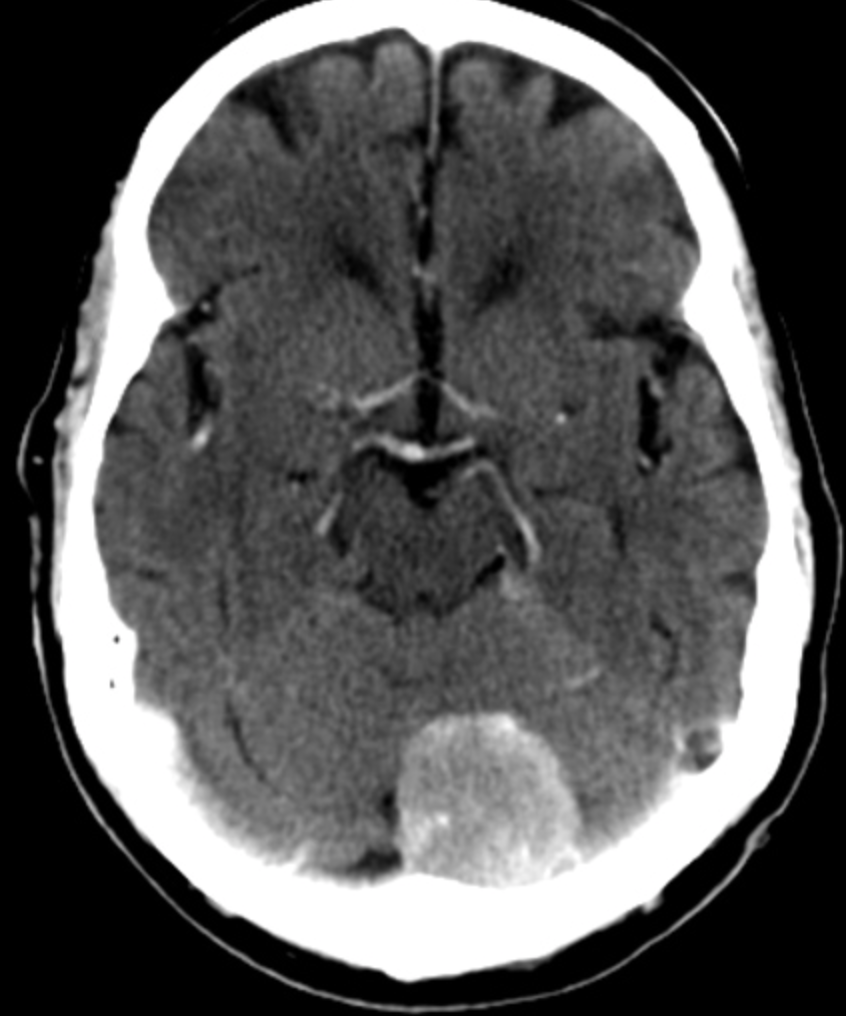
#> input picture edges_v2/images/meningioma-sample1.png, 846 x 1016 px, found by its file name
$ python main.py
#> lines starting #> are read from the running program, lines starting #| are printed output that depends on the picture
import cv2
import numpy as np
import matplotlib.pyplot as plt

# Load the image
image = cv2.imread('meningioma-sample1.png')
#> image is the input picture: shape (1016, 846, 3); mean B, G, R 87.1, 87.1, 87.1


# Convert the image to grayscale
gray_image = cv2.cvtColor(image, cv2.COLOR_BGR2GRAY)


#trying to clean up image
blurred_img = cv2.medianBlur(gray_image, 5)

# Define the Sobel operator for vertical edges
sobel_vertical = np.array([[-1, 0, 1],
                           [-2, 0, 2],
                           [-1, 0, 1]])

# Define the Sobel operator for horizontal edges
sobel_horizontal = np.array([[-1, -2, -1],
                           [0, 0, 0],
                           [1, 2, 1]])

convoluted_image = blurred_img

# Apply the Sobel operator
vertical_edges = cv2.filter2D(convoluted_image, -1, sobel_vertical)
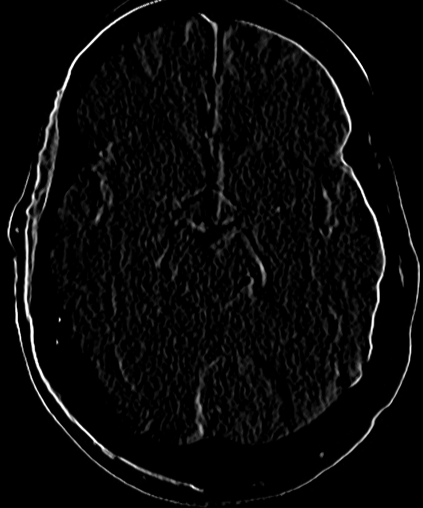
#> vertical_edges: shape (1016, 846) (shown at 1/2 size); min 0, max 255, mean 8.8

horizontal_edges = cv2.filter2D(convoluted_image, -1, sobel_horizontal)
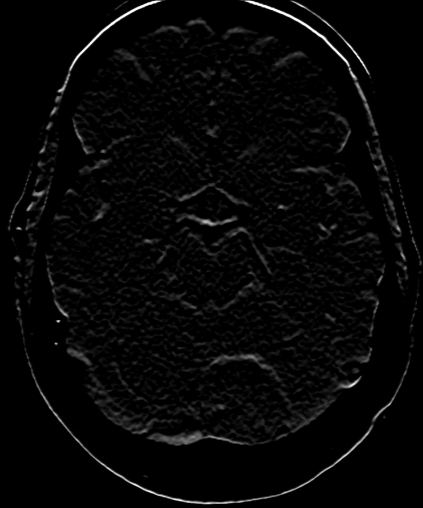
#> horizontal_edges: shape (1016, 846) (shown at 1/2 size); min 0, max 255, mean 6.7


# apply median blur to remove artifacts from edges
vertical_edges = cv2.medianBlur(vertical_edges, 15)
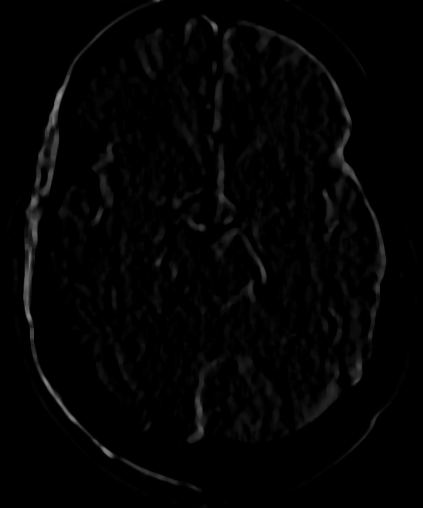
#> vertical_edges: shape (1016, 846) (shown at 1/2 size); min 0, max 144, mean 3.4

horizontal_edges = cv2.medianBlur(horizontal_edges, 15)
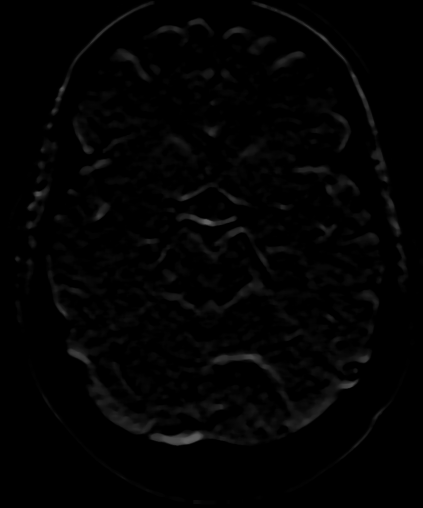
#> horizontal_edges: shape (1016, 846) (shown at 1/2 size); min 0, max 100, mean 2.9

# Combine vertical and horizontal edges
combined_edges = np.sqrt(np.square(vertical_edges) + np.square(horizontal_edges))
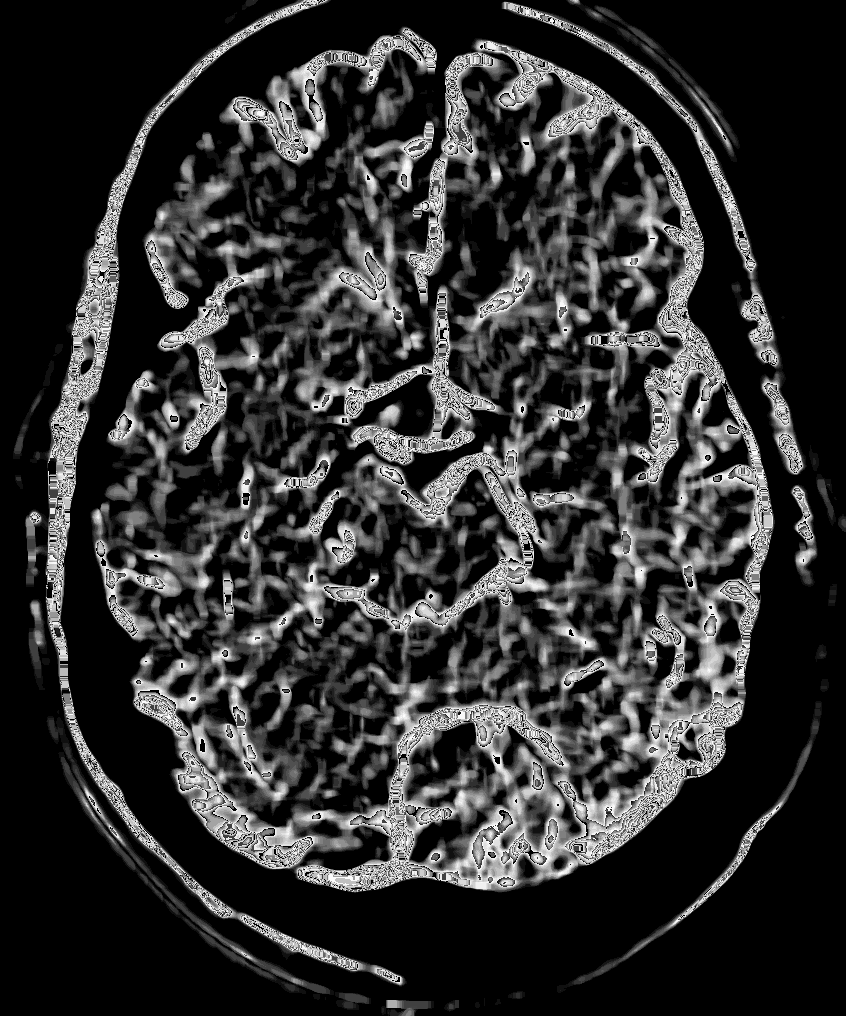
#> combined_edges: shape (1016, 846) float16; min 0, max 15.91, mean 2.99; drawn with min black and max white
combined_edges = np.uint8(combined_edges)

# Display the results
plt.figure(figsize=(18, 6))

# Display the original grayscale image
plt.subplot(1, 4, 1)
plt.title('Original Grayscale Image')
plt.imshow(convoluted_image, cmap='gray')
plt.axis('off')

# Display the vertical edges
plt.subplot(1, 4, 2)
plt.title('Vertical Edges')
plt.imshow(vertical_edges, cmap='gray')
plt.axis('off')

# Display the horizontal edges
plt.subplot(1, 4, 3)
plt.title('Horizontal Edges')
plt.imshow(horizontal_edges, cmap='gray')
plt.axis('off')


# Display the combined edges
plt.subplot(1, 4, 4)
plt.title('Combined Edges')
plt.imshow(combined_edges, cmap='gray')
plt.axis('off')

plt.show()

$ run again, with edges_v2/images/meningioma-sample2.png copied over edges_v2/images/meningioma-sample1.png
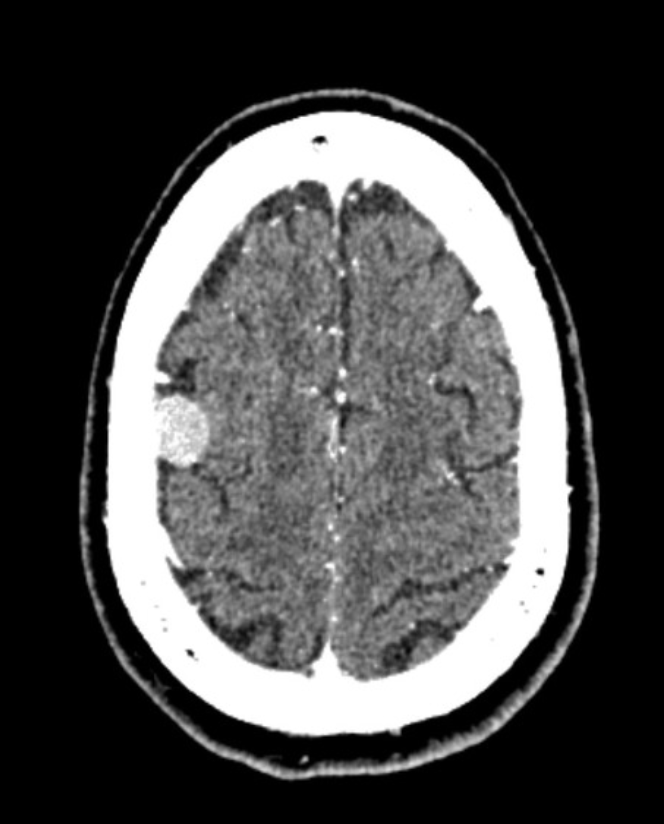
#> input picture edges_v2/images/meningioma-sample2.png, 664 x 824 px, found by its file name
#> image is the input picture: shape (824, 664, 3); min 0, max 255, mean 75.4
#> `horizontal_edges = cv2.medianBlur(horizontal_edges, 15)`:
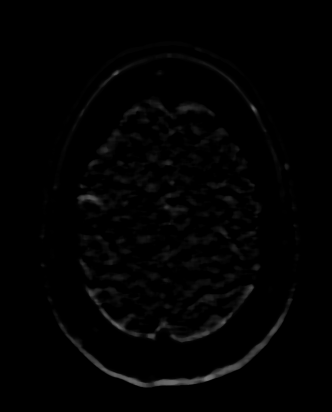
#> horizontal_edges: shape (824, 664) (shown at 1/2 size); min 0, max 125, mean 2.4
#> `combined_edges = np.sqrt(np.square(vertical_edges) + np.square(horizon..`:
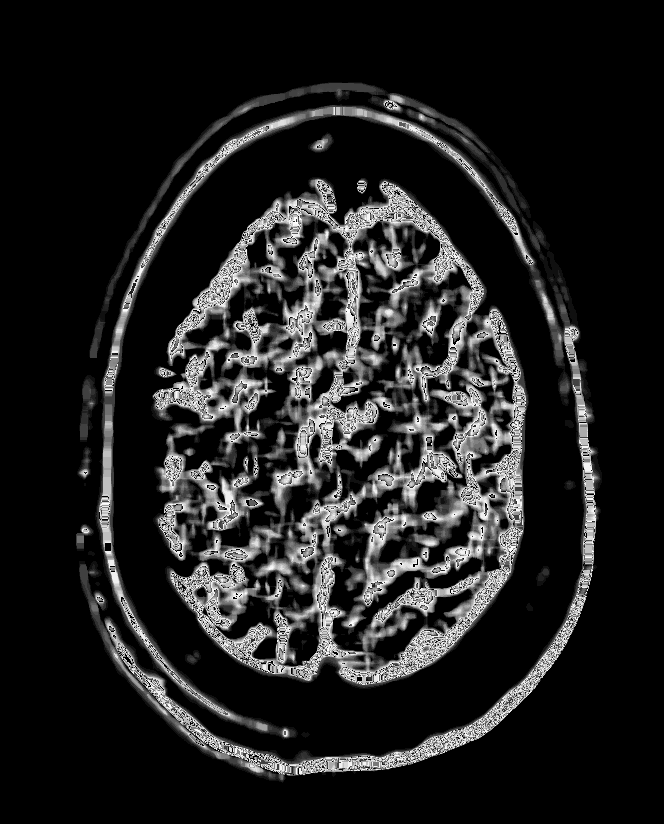
#> combined_edges: shape (824, 664) float16; min 0, max 15.91, mean 2.05; drawn with min black and max white

$ run again, with edges_v2/images/healthy1.png copied over edges_v2/images/meningioma-sample1.png
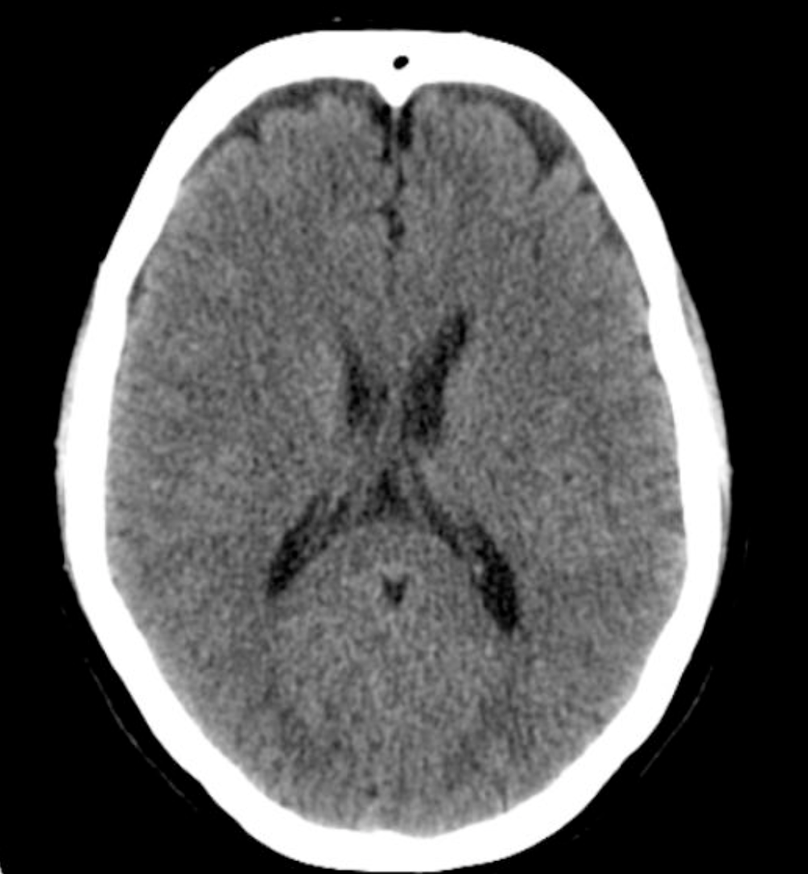
#> input picture edges_v2/images/healthy1.png, 808 x 874 px, shrunk from 1004 x 1086 before the run, found by its file name
#> image is the input picture: shape (874, 808, 3); mean B, G, R 87.3, 87.3, 87.3
#> `horizontal_edges = cv2.medianBlur(horizontal_edges, 15)`:
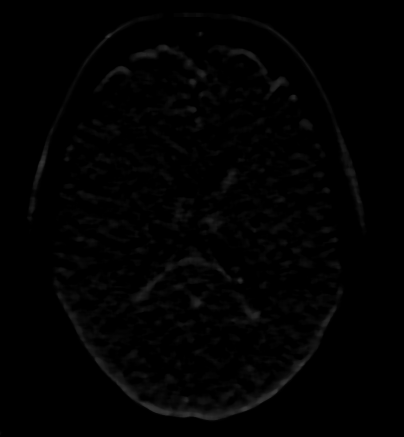
#> horizontal_edges: shape (874, 808) (shown at 1/2 size); min 0, max 59, mean 2.1
#> `combined_edges = np.sqrt(np.square(vertical_edges) + np.square(horizon..`:
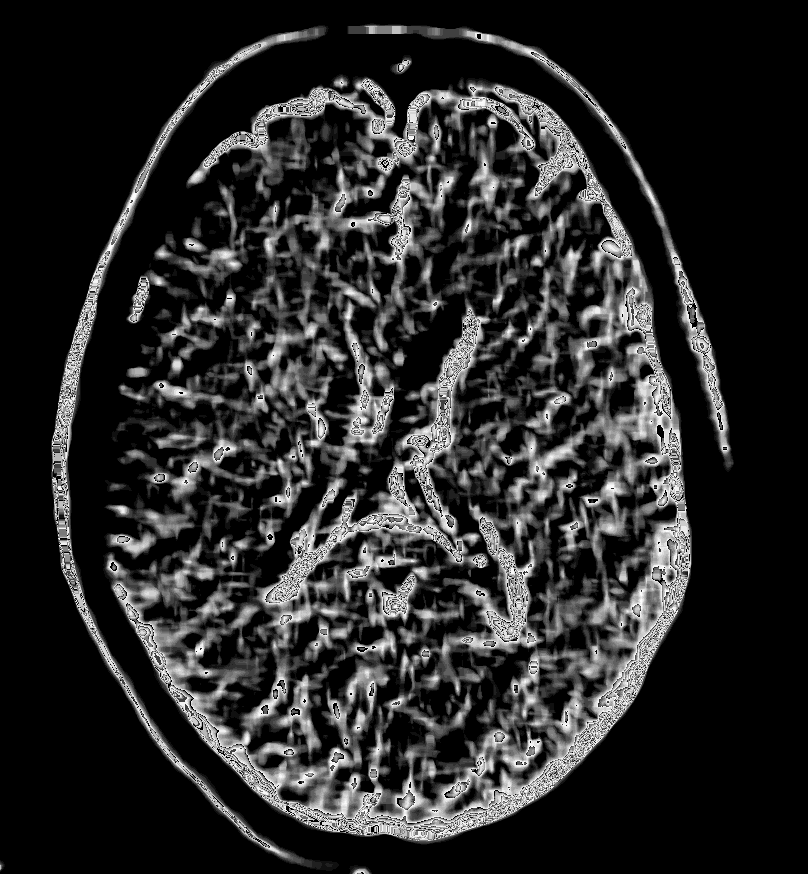
#> combined_edges: shape (874, 808) float16; min 0, max 15.91, mean 2.58; drawn with min black and max white
